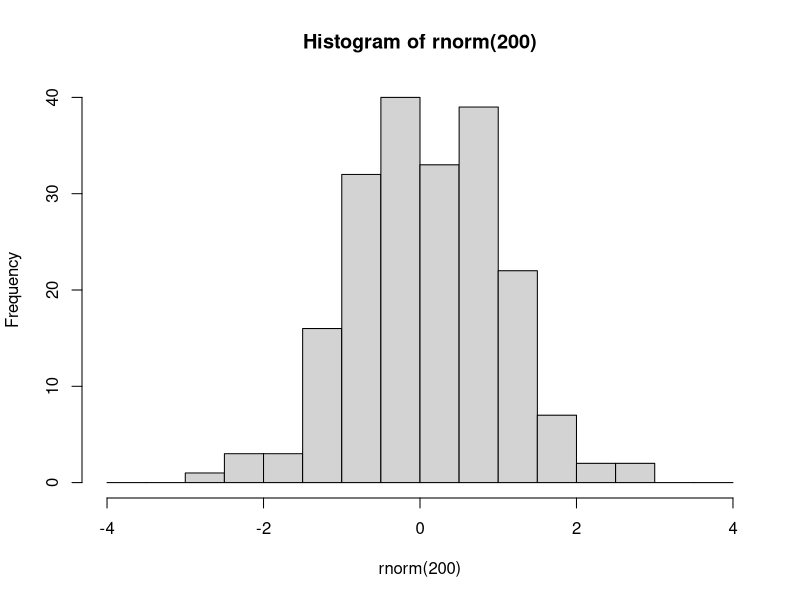
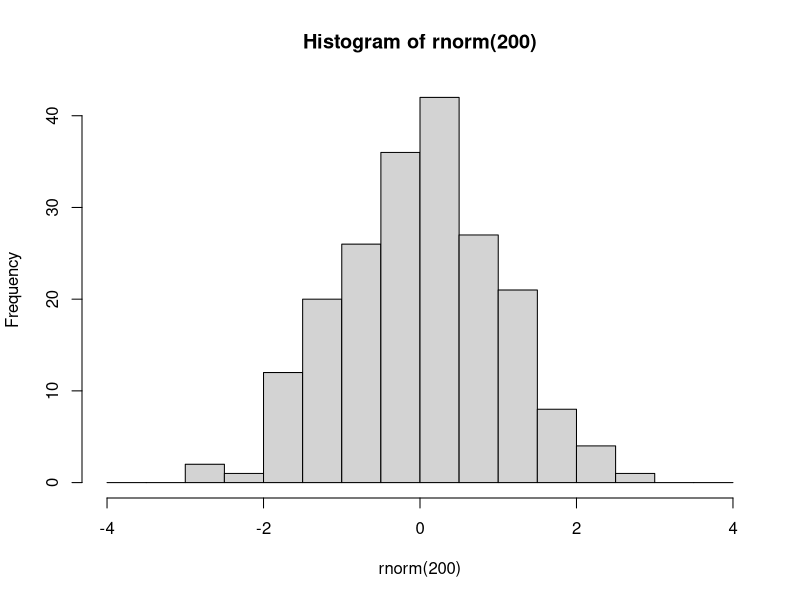

These charts were generated, in order, by the following R code: (Note: this script raises an error after producing the figures.)
###################################
###################################
########                   ########
########   Data Science 1  ########
########       Lab 7       ######## 
########  10th Dec. 2024   ########
########                   ########
###################################
###################################

## Welcome to lab #4. Today we will start with an introduction to the tidyverse,
# Then you will write your own lm() function, and finally a couple of exercises



#####################
####    Pipes    ####
#####################

# The pipe operator looks like this: |>
# It signifies: take the element on the left and use it as the first argument in the function on the right

# Example

hist(rnorm(200), breaks=seq(-4,4,0.5))
# is equivalent to

rnorm(200) |> hist(breaks=seq(-4,4,0.5))

# The purpose of the pipe is mostly aesthetic, in particular to avoid large numbers of parentheses when something needs to be transformed using multiple functions:



### 1.1 Rewrite the following expression using pipes:
set.seed(123)
round(sqrt(log(runif(10,1,10))),2)

set.seed(123)
runif(10,1,10) |> log() |> sqrt() |>  round(2)
set.seed(123)


# Pipes were initially created in a package called magrittr, part of the 'tidyverse' group of packages


########################
####    Packages    ####
########################

# Packages are essentially environments full of functions and/or objects which aren't loaded into R by default, but must be first installed (generally from a repository called CRAN), and then loaded

# Here we will install tidyverse, which is not one but a series of packages written by the same group of people, which share a number of syntactical features

install.packages('tidyverse')

# After you have installed tidyverse into your packages, you must also load it into your environment

library(tidyverse)

# You will only have to install a package once. However, every time you start fresh in a new R environment, you will have to load the packages you need again.

#########################
####    TIDYVERSE    ####
#########################

# The tidyverse encompasses a very large number of packages, and is fairly powerful (in that you can do a lot using tidyverse packages)
# However, you DO NOT need to use tidyverse exclusively! I mostly don't use it, for example, preferring to stick to base R except for a few functionalities.

# Downsides of tidyverse include: unique syntax which is very different from other programming languages such as python
# 'Black box' functions that have specific purposes that must be remembered, as opposed to more general-purpose functions in base R
# Often actually more verbose than base R (ie. requires more lines of code to do the same thing)
# Using tidyverse is a matter of preference!

# The pipe operator was originally introduced in the tidyverse package magrittr. 
# The tidyverse pipe operator looks like this: %>%

set.seed(123)
runif(10,1,10) %>% 
  log() %>%
  sqrt() %>%
  round(2)

# In this class we will look at 2 important tidyverse packages.
# Today we will look at dplyr, which is used to manipulate and transform data.
# Next week we will learn ggplot2, which is used for plotting and data visualisation

#####################
####    dplyr    ####
#####################

# The philosophy behind dplyr is that every data transformation can be done using a function, and multiple transformations can be done by piping an object through multiple functions
# For example, in dplyr we no longer use indexing.
# Instead we use the functions 'select', to choose specific columns in a data frame, and 'filter', to choose specific rows.

data(mtcars)

# so instead of:
mtcars[mtcars$cyl == 6, 1:5]
# we would write:
mtcars %>%
  filter(cyl==6) %>%
  select(1:5)

### 2.1
# using select() and filter(), create a new database of cars that are over 4000 lbs in weight, retaining only the wt and mpg columns. Save this database to an object called 'df'.

df <- mtcars  %>% filter(wt >= 4) %>% select(wt, mpg)
df
# After you have selected the rows and columns you are interested in, you can 
# change the order of the rows using arrange

df %>% arrange(wt)

df %>% arrange(desc(wt))


# To change variables, we can use mutate() instead of doing mtcars$newvariablename <- value
df <- df %>% mutate(wt_kg=wt*453.592,
                    km_per_l = mpg*1.60934/3.78541)
df
# And we can use ifelse() within mutate()
mtcars <- mtcars %>%
            mutate(wt_class = ifelse(wt>=4, 'Oversized','Standard'))

# We can even do a multiple ifelse statment using case_when()
mtcars <- mtcars %>%
            mutate(
              efficiency = case_when(
                mpg<=15 ~ 'low',
                mpg>15 & mpg<=20 ~ 'medium',
                mpg>20 ~ 'high'
                ))
mtcars
# Next, summarise (or summarize) is a useful function which collapses a dataframe into a single row and can calculate summary statistics, eg:

mtcars %>% 
  summarise(
    mean_wt = mean(wt),
    sd_wt = sd(wt),
    n = length(mpg)
  )

# We can also use summarise to collapse a data frame not into one single row, but into as many rows as we have groups of interest. 
# To do this, first we need to use group_by()

mtcars %>% group_by(efficiency)

# You'll notice that this automatically changes the data frame into a new kind of object, called a tibble.
# Tibbles are basically tidyverse dataframes, that display information slightly differently, and are a bit more particular about certain things like not wanting empty cells.
# Tibbles can also be grouped, which allows for further operations down the line
# For example:

mtcars %>% 
  group_by(efficiency) %>%
  summarise(
    wt_kg=mean(wt),
    n=length(hp)
  ) %>%
  arrange(
    c('high','medium','low')
  )

# You can group by multiple variables

mtcars %>% 
  group_by(efficiency,cyl) %>%
  summarise(
    wt_kg=mean(wt),
    n=length(hp)
  ) %>%  ungroup() -> mtcars_new
  mtcars_new

# After grouping a table, remember to ungroup it later using ungroup(), or you may have issues down the line.

# 3.1
data(iris)
# using the dplyr functions do the following:
# create a new column called Petal.Area which is the product of the petal width and petal length columns.
# For each of the different species of iris, present the mean and standard deviation for the sepal length, sepal width, and petal area, as well as the number of samples (n)
# Order this database in decreasing order of average petal length.



#######################################################
####    Code your own lm and predict functions!    ####
#######################################################

### 4.1 lm()

# Here I will walk you through the steps needed to write these functions. Follow along with the slides from this week's and last week's lectures - they contain all of the maths and some of the code that you need!

# At each step of the way, you should save each new element you calculate into a new object.

# Your lm function should take as input a y variable, and one or more x variables which should be inputted as a matrix or dataframe with one variable per column. 

my.lm <- function(y,x){

# Start by saving the sample size (n). You will need it later for calculating degrees of freedom for the test statistics and sampling distributions.
  n <- 
# Next create the X matrix using as.matrix. Don't forget to add the column of 1s!
  x <- 
# use the y input and your newly constructed x matrix to calculate the parameter estimates (or coefficients). 
# Hint: see lab 6, and remember that t() gives the transpose of a matrix and solve() gives its inverse
  b <- 
# Next, using these calculated coefficients, calculate all of the predicted values, y_hat, for each of the values of x (each of the rows of the X matrix). 
# Hint: look at the formula for the linear model - and remember we are multiplying matrices!
  y_hat <- 
# Next, calculate the residuals (actual values of y minus the predicted values y_hat)
  e <- 
# Next calculate the estimate of the residual standard error, s. Careful about the denominator here: check how many degrees of freedom you have!
  s <- 
# Using s, calculate the variance covariance matrix of the coefficients.
  vcov_coef <- 
# from this covariance matrix, extract the standard errors of the coefficients
  se_coef <- 
# use these standard errors to calculate the t-values for each of the coefficients
  t_vals <- 
# And use these t-values to calculate p-values.
  p <- 
# Next, calculate the R2 value

  RSS <- 
  TSS <- 
  r2 <- 
# Bonus points if you want to look up how to calculate adjusted R2
  adj_r2 <-
# Next, calculate the F-statistic and the p-value for the model.
  f_stat <- 
  model_p <- 
  
# Finally, put all of these elements into a list, and have your function return that list. 
  return(list(n=n,
              coefficients = b,
              residuals = e,
              s = s,
              vcov = vcov_coef,
              se = se_coef,
              t_values = t_vals,
              p_values = p,
              r2 = r2,
              adj_r2 = adj_r2,
              F_statistic = f_stat,
              model_p_value = model_p))
}

# compare your function against the built-in R function in R.

my.lm(y=mtcars$mpg,x=mtcars[,c('wt','cyl')])

### 4.2 predict()

# This will be much shorter. Create a new function that takes as input the output from your first function, along with a new_data object that has as many columns as there are predictor variables in the model output, and a confidence interval size

my.predict <- function(model_output, new_data, ci_level = 0.97) {
  
  # Extract coefficients from your my.lm output
  coef = 

  # Add a column of 1s to the new_data
  new_data = 

  # generate the predicted values of y from the new_data object based on the coefficients from the model
  # Again, remember the formula for the linear model!
  y_hat = 

#for each of these predicted values, calculate a confidence interval
  # first calculate the critical levels of the t-distribution using the ci_level and the degrees of freedom
  area_in_tails = 
  t_lower = 
  t_upper = 

  # next, for each row of the new_data object, calculate the standard error of the predicted value
  # Check the slides, and remember that 𝒗𝒄𝒐𝒗(𝒃) was saved as "vcov" in the model output
 sy = sqrt(apply(new_data,1,function(.)t(.)%*%model_output$vcov%*%.))
  
  # next, calculate the upper and lower confidence boundaries for each prediction using the critical t-levels and the previously calculated standard error
 ci_lower = 
 ci_upper = 

  # finally, put these confidence intervals into a dataframe
 ci = data.frame(ci_lower,ci_upper)
 colnames(ci) = paste0(ci_level,'%_',c('lower','upper'))
 df = cbind(y_hat = y_hat,ci)
 return(df)
}


### 4.3
# Use your functions to run the following model

# mtcars$mpg ~ mtcars$wt + mtcars$cyl


# Then plot predicted marginal effect of weight for a car with 4 cylynders. Add 96% confidence intervals to the graph.
# Hint: For this, in your "newdata" object, add a column of 4s for the number of cylinders

# Compare this graph to the graph from the lecture.


# What do you conclude?



